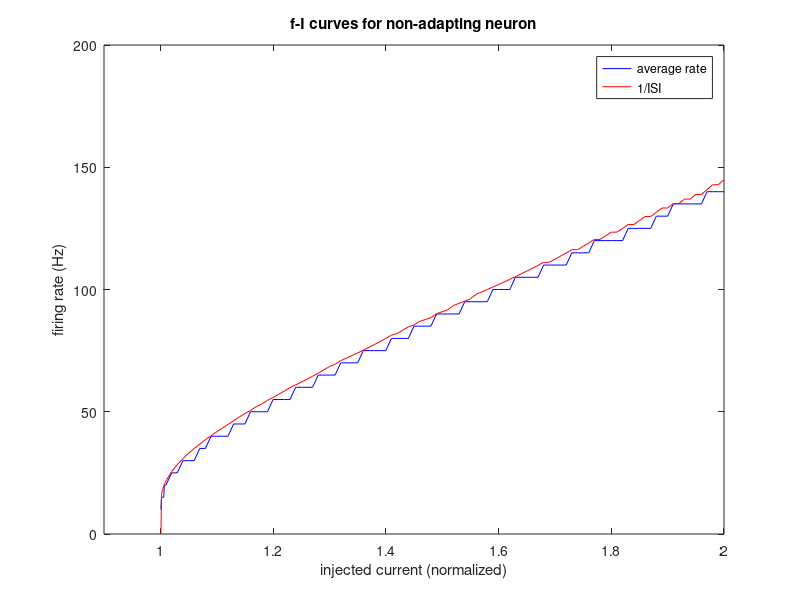
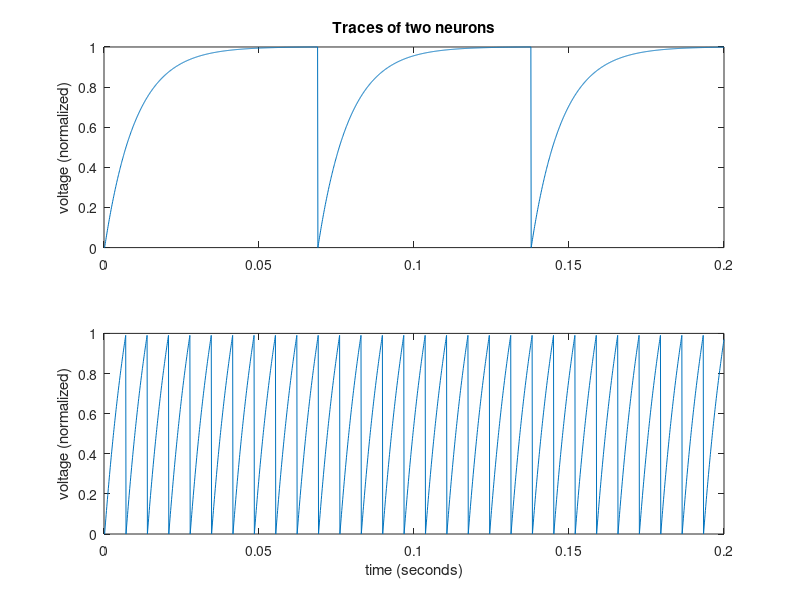

The MATLAB source for these figures, in order:
clear all;
tic


thresh=1; % neurons' thresholds - now all are set to the same value
tau=1*1e-2;  % membrane time constant sec
Ic=thresh;   % baseline applied current

%% ** DECLARE your new constants here
%% try out the values presented in teh problem set, along with ones you
%% choose yourself...

dt=1e-4; % size of timestep in sec
dtau=dt/tau;

Ttot=0.2;  % total time in secs;
T=ceil(Ttot/dt);  % number of timesteps
dI=0.01*Ic;
N_isi=2;
II=Ic+[0.001:0.001:0.01,0.01:0.01:1];   % vector of injected currents, increasing from 1
N=length(II);                           % N number of individual I-F neurons being simulated, each having a single current injected.
spiketimes=cell(1,N);                   % cell array for each neuron's spiketimes
rate=zeros(1,N);
V=zeros(1,N);
ispikes=zeros(1,N);                     % Total # of spikes in past history
u=zeros(2,T);

for k=2:T
    u(:,k)=V([1 N])';       % u is the voltage trace of 2 neurons - one receiving minimum current, another receiving maximum current.
    %% **insert your code for updating Ia by Euler integration here.
    %% **you will need to initialize any new variables you create, as was
    %% **done to integrate V below;  HINT: you will also need to add more code to
    %% **integrate properly when the neuron crosses threshhold, and also
    %% **obviously include Ia in the equation for updating V
    
    V=(1-dtau)*V+dtau*II;   % regular Euler integration
    cross=(V>=thresh);   	% here we test for threshold crossing
    ind=find(cross);
    if length(ind)>0      % If there exist neurons that crossed threshold voltage, (here we update the neurons that crossed threshold)
        V(ind)=0;           % Set the neuron's voltage to 0
        for l=ind                                               % for all the neurons crossed threshold
            spiketimes{l}=[spiketimes{l};dt*k];                 % Keep record of spike timing
            ispikes(l)=ispikes(l)+1;                            % Update total number of spikes
        end
    end
end



for k=1:N
    if length(spiketimes{k})>0            % if neuron k has at least 1 spike
        a=spiketimes{k}';                   % (in secs)
        rate(k)=length(a)/Ttot;             % average firing rate 
        isi=diff(a);                        % Inter-Spike-Interval
        nn=length(isi);
        if nn>=N_isi
            frate(k,1:N_isi)=1./isi(1:N_isi); % instantaneous firing rate 
        end
    end
end

figure
plot(II,rate,'b',II,frate(:,1),'r')
xlabel('injected current (normalized)');
ylabel('firing rate (Hz)');
legend('average rate','1/ISI');
title('f-I curves for non-adapting neuron');
set(gca,'xlim',[0.9 2]);

tt=dt:dt:Ttot;
figure
subplot(2,1,1);
plot(tt,u(1,:)) 	% u(1,:) shows low firing rate due to small current injection
ylabel('voltage (normalized)');
title('Traces of two neurons');
subplot(2,1,2);
plot(tt,u(2,:)) 	% u(2,:) shows high firing rate due to large current injection
xlabel('time (seconds)');
ylabel('voltage (normalized)');

simtime=toc